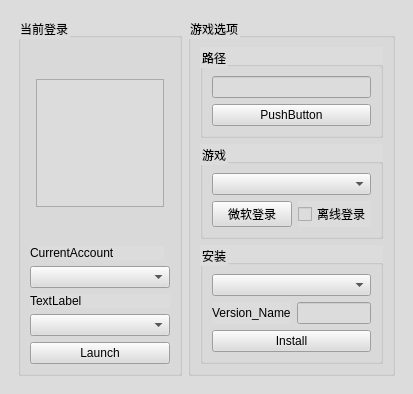
<?xml version="1.0" encoding="UTF-8"?>
<ui version="4.0">
 <class>IPMCL</class>
 <widget class="QMainWindow" name="IPMCL">
  <property name="geometry">
   <rect>
    <x>0</x>
    <y>0</y>
    <width>394</width>
    <height>345</height>
   </rect>
  </property>
  <property name="sizePolicy">
   <sizepolicy hsizetype="Expanding" vsizetype="Preferred">
    <horstretch>0</horstretch>
    <verstretch>0</verstretch>
   </sizepolicy>
  </property>
  <property name="windowTitle">
   <string>MainWindow</string>
  </property>
  <property name="styleSheet">
   <string notr="true">background: rgb(220, 220, 220);</string>
  </property>
  <widget class="QWidget" name="GUI">
   <layout class="QGridLayout" name="gridLayout">
    <item row="0" column="1">
     <widget class="QFrame" name="Tool">
      <property name="enabled">
       <bool>true</bool>
      </property>
      <layout class="QHBoxLayout" name="horizontalLayout">
       <item>
        <widget class="QGroupBox" name="Accounts">
         <property name="title">
          <string>当前登录</string>
         </property>
         <layout class="QGridLayout" name="gridLayout_4">
          <item row="1" column="1">
           <widget class="QGraphicsView" name="skin_img">
            <property name="enabled">
             <bool>true</bool>
            </property>
            <property name="sizePolicy">
             <sizepolicy hsizetype="Expanding" vsizetype="Expanding">
              <horstretch>0</horstretch>
              <verstretch>0</verstretch>
             </sizepolicy>
            </property>
            <property name="minimumSize">
             <size>
              <width>128</width>
              <height>128</height>
             </size>
            </property>
            <property name="maximumSize">
             <size>
              <width>128</width>
              <height>128</height>
             </size>
            </property>
            <property name="sizeIncrement">
             <size>
              <width>0</width>
              <height>0</height>
             </size>
            </property>
            <property name="baseSize">
             <size>
              <width>0</width>
              <height>0</height>
             </size>
            </property>
            <property name="acceptDrops">
             <bool>false</bool>
            </property>
           </widget>
          </item>
          <item row="1" column="0">
           <spacer name="horizontalSpacer">
            <property name="orientation">
             <enum>Qt::Horizontal</enum>
            </property>
            <property name="sizeHint" stdset="0">
             <size>
              <width>40</width>
              <height>20</height>
             </size>
            </property>
           </spacer>
          </item>
          <item row="6" column="0" colspan="3">
           <widget class="QComboBox" name="game_version_sel">
            <property name="sizePolicy">
             <sizepolicy hsizetype="Expanding" vsizetype="Expanding">
              <horstretch>0</horstretch>
              <verstretch>0</verstretch>
             </sizepolicy>
            </property>
           </widget>
          </item>
          <item row="3" column="0" colspan="2">
           <widget class="QLabel" name="current_label">
            <property name="text">
             <string>CurrentAccount</string>
            </property>
           </widget>
          </item>
          <item row="1" column="2">
           <spacer name="horizontalSpacer_2">
            <property name="orientation">
             <enum>Qt::Horizontal</enum>
            </property>
            <property name="sizeHint" stdset="0">
             <size>
              <width>40</width>
              <height>20</height>
             </size>
            </property>
           </spacer>
          </item>
          <item row="4" column="0" colspan="3">
           <widget class="QComboBox" name="accounts_sel">
            <property name="sizePolicy">
             <sizepolicy hsizetype="Expanding" vsizetype="Expanding">
              <horstretch>0</horstretch>
              <verstretch>0</verstretch>
             </sizepolicy>
            </property>
           </widget>
          </item>
          <item row="7" column="0" colspan="3">
           <widget class="QPushButton" name="launch_btn">
            <property name="sizePolicy">
             <sizepolicy hsizetype="Preferred" vsizetype="Preferred">
              <horstretch>0</horstretch>
              <verstretch>0</verstretch>
             </sizepolicy>
            </property>
            <property name="text">
             <string>Launch</string>
            </property>
           </widget>
          </item>
          <item row="0" column="1">
           <spacer name="verticalSpacer">
            <property name="orientation">
             <enum>Qt::Vertical</enum>
            </property>
            <property name="sizeHint" stdset="0">
             <size>
              <width>20</width>
              <height>40</height>
             </size>
            </property>
           </spacer>
          </item>
          <item row="5" column="0" colspan="3">
           <widget class="QLabel" name="game_versions_label">
            <property name="text">
             <string>TextLabel</string>
            </property>
           </widget>
          </item>
          <item row="2" column="1">
           <spacer name="verticalSpacer_2">
            <property name="orientation">
             <enum>Qt::Vertical</enum>
            </property>
            <property name="sizeHint" stdset="0">
             <size>
              <width>20</width>
              <height>40</height>
             </size>
            </property>
           </spacer>
          </item>
         </layout>
        </widget>
       </item>
       <item>
        <widget class="QGroupBox" name="Options">
         <property name="sizePolicy">
          <sizepolicy hsizetype="Expanding" vsizetype="Expanding">
           <horstretch>0</horstretch>
           <verstretch>0</verstretch>
          </sizepolicy>
         </property>
         <property name="title">
          <string>游戏选项</string>
         </property>
         <layout class="QVBoxLayout" name="verticalLayout">
          <item>
           <widget class="QGroupBox" name="Path">
            <property name="sizePolicy">
             <sizepolicy hsizetype="Expanding" vsizetype="Preferred">
              <horstretch>0</horstretch>
              <verstretch>0</verstretch>
             </sizepolicy>
            </property>
            <property name="title">
             <string>路径</string>
            </property>
            <layout class="QVBoxLayout" name="verticalLayout_4">
             <item>
              <widget class="QLineEdit" name="path_inp">
               <property name="sizePolicy">
                <sizepolicy hsizetype="Expanding" vsizetype="Fixed">
                 <horstretch>0</horstretch>
                 <verstretch>0</verstretch>
                </sizepolicy>
               </property>
              </widget>
             </item>
             <item>
              <widget class="QPushButton" name="path_save_btn">
               <property name="text">
                <string>PushButton</string>
               </property>
              </widget>
             </item>
            </layout>
           </widget>
          </item>
          <item>
           <widget class="QGroupBox" name="Game">
            <property name="sizePolicy">
             <sizepolicy hsizetype="Expanding" vsizetype="Expanding">
              <horstretch>0</horstretch>
              <verstretch>0</verstretch>
             </sizepolicy>
            </property>
            <property name="title">
             <string>游戏</string>
            </property>
            <layout class="QGridLayout" name="gridLayout_2">
             <item row="1" column="1">
              <widget class="QCheckBox" name="offline_che_3">
               <property name="sizePolicy">
                <sizepolicy hsizetype="Expanding" vsizetype="Preferred">
                 <horstretch>0</horstretch>
                 <verstretch>0</verstretch>
                </sizepolicy>
               </property>
               <property name="text">
                <string>离线登录</string>
               </property>
               <property name="checkable">
                <bool>true</bool>
               </property>
               <property name="autoRepeat">
                <bool>false</bool>
               </property>
               <property name="tristate">
                <bool>false</bool>
               </property>
              </widget>
             </item>
             <item row="1" column="0">
              <widget class="QPushButton" name="microsoft_login_btn_3">
               <property name="sizePolicy">
                <sizepolicy hsizetype="Expanding" vsizetype="Fixed">
                 <horstretch>0</horstretch>
                 <verstretch>0</verstretch>
                </sizepolicy>
               </property>
               <property name="text">
                <string>微软登录</string>
               </property>
              </widget>
             </item>
             <item row="0" column="0" colspan="2">
              <widget class="QComboBox" name="version_sel_3">
               <property name="sizePolicy">
                <sizepolicy hsizetype="Expanding" vsizetype="Expanding">
                 <horstretch>0</horstretch>
                 <verstretch>0</verstretch>
                </sizepolicy>
               </property>
              </widget>
             </item>
            </layout>
           </widget>
          </item>
          <item>
           <widget class="QGroupBox" name="Install">
            <property name="sizePolicy">
             <sizepolicy hsizetype="Expanding" vsizetype="Expanding">
              <horstretch>0</horstretch>
              <verstretch>0</verstretch>
             </sizepolicy>
            </property>
            <property name="title">
             <string>安装</string>
            </property>
            <layout class="QGridLayout" name="gridLayout_3">
             <item row="0" column="0" colspan="2">
              <widget class="QComboBox" name="version_install_sel">
               <property name="enabled">
                <bool>true</bool>
               </property>
               <property name="sizePolicy">
                <sizepolicy hsizetype="Expanding" vsizetype="Expanding">
                 <horstretch>0</horstretch>
                 <verstretch>0</verstretch>
                </sizepolicy>
               </property>
              </widget>
             </item>
             <item row="2" column="0" colspan="2">
              <widget class="QPushButton" name="install_btn">
               <property name="text">
                <string>Install</string>
               </property>
              </widget>
             </item>
             <item row="1" column="0">
              <widget class="QLabel" name="version_name_label">
               <property name="text">
                <string>Version_Name</string>
               </property>
              </widget>
             </item>
             <item row="1" column="1">
              <widget class="QLineEdit" name="version_name_inp"/>
             </item>
            </layout>
           </widget>
          </item>
         </layout>
        </widget>
       </item>
      </layout>
     </widget>
    </item>
   </layout>
  </widget>
 </widget>
 <resources/>
 <connections>
  <connection>
   <sender>microsoft_login_btn_3</sender>
   <signal>clicked()</signal>
   <receiver>IPMCL</receiver>
   <slot>deleteLater()</slot>
   <hints>
    <hint type="sourcelabel">
     <x>595</x>
     <y>263</y>
    </hint>
    <hint type="destinationlabel">
     <x>471</x>
     <y>447</y>
    </hint>
   </hints>
  </connection>
  <connection>
   <sender>launch_btn</sender>
   <signal>clicked()</signal>
   <receiver>IPMCL</receiver>
   <slot>deleteLater()</slot>
   <hints>
    <hint type="sourcelabel">
     <x>155</x>
     <y>257</y>
    </hint>
    <hint type="destinationlabel">
     <x>287</x>
     <y>230</y>
    </hint>
   </hints>
  </connection>
  <connection>
   <sender>install_btn</sender>
   <signal>clicked()</signal>
   <receiver>IPMCL</receiver>
   <slot>deleteLater()</slot>
   <hints>
    <hint type="sourcelabel">
     <x>428</x>
     <y>247</y>
    </hint>
    <hint type="destinationlabel">
     <x>287</x>
     <y>230</y>
    </hint>
   </hints>
  </connection>
  <connection>
   <sender>path_save_btn</sender>
   <signal>clicked()</signal>
   <receiver>IPMCL</receiver>
   <slot>deleteLater()</slot>
   <hints>
    <hint type="sourcelabel">
     <x>449</x>
     <y>156</y>
    </hint>
    <hint type="destinationlabel">
     <x>304</x>
     <y>247</y>
    </hint>
   </hints>
  </connection>
  <connection>
   <sender>accounts_sel</sender>
   <signal>textActivated(QString)</signal>
   <receiver>IPMCL</receiver>
   <slot>deleteLater()</slot>
   <hints>
    <hint type="sourcelabel">
     <x>126</x>
     <y>236</y>
    </hint>
    <hint type="destinationlabel">
     <x>243</x>
     <y>172</y>
    </hint>
   </hints>
  </connection>
 </connections>
</ui>
